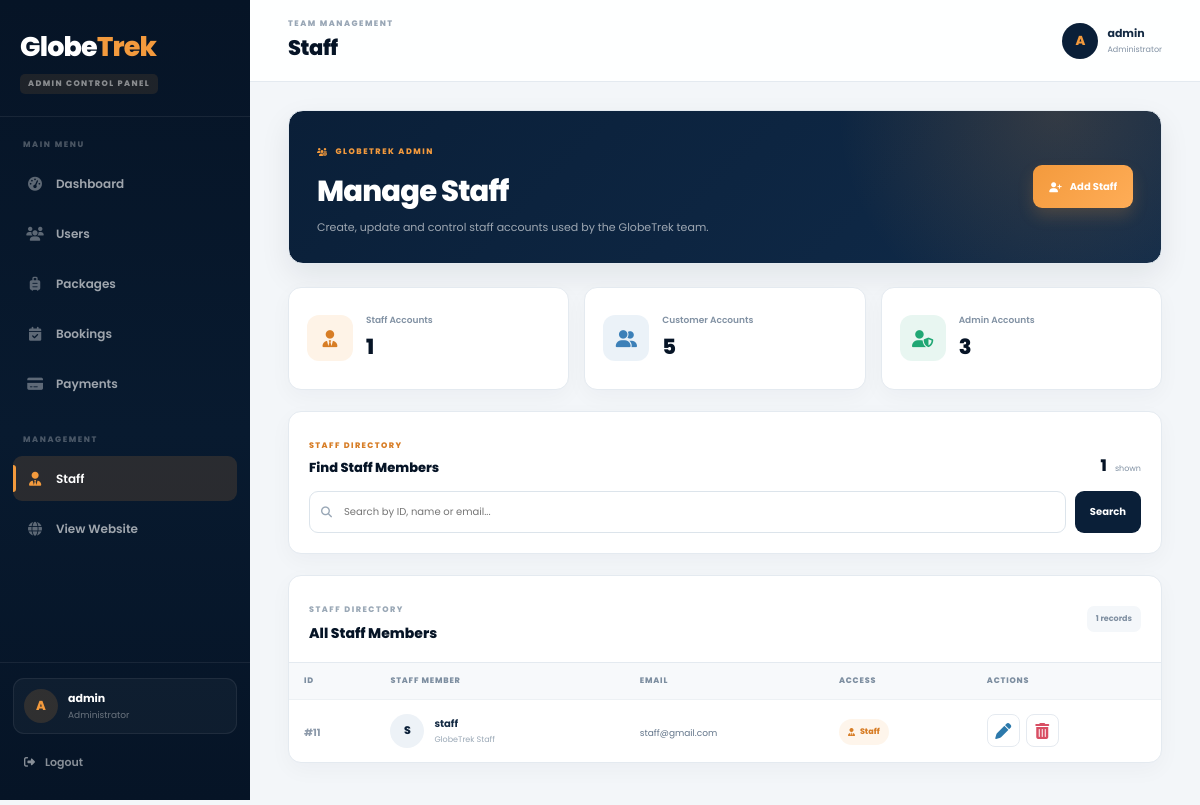
The page /admin/manage_staff.php (signed in) on the database its author committed.
### tables this page shows
CREATE TABLE `users` (
  `id` int(11) NOT NULL,
  `name` varchar(100) NOT NULL,
  `profile_image` varchar(255) DEFAULT NULL,
  `email` varchar(100) NOT NULL,
  `phone` varchar(30) DEFAULT NULL,
  `location` varchar(100) DEFAULT NULL,
  `bio` text DEFAULT NULL,
  `password` varchar(255) NOT NULL,
  `role` enum('customer','staff','admin') NOT NULL
);

### admin/manage_staff.php (the view, shortened to what this page needs)
<?php
require_once "../includes/db.php";
function cleanValue($value): string
{
    return trim((string)$value);
}
function h($value): string
{
    return htmlspecialchars((string)$value, ENT_QUOTES, "UTF-8");
}
$search = cleanValue($_GET["search"] ?? "");
if ($search !== "") {
    $like = "%" . $search . "%";
    $staffStmt = mysqli_prepare(
        $conn,
        "SELECT id, name, email, role
         FROM users
         WHERE role = 'staff'
         AND (CAST(id AS CHAR) LIKE ? OR name LIKE ? OR email LIKE ?)
         ORDER BY id DESC"
    );
    mysqli_stmt_bind_param(
        $staffStmt,
        "sss",
        $like,
        $like,
        $like
    );
    mysqli_stmt_execute($staffStmt);
    $staffResult = mysqli_stmt_get_result($staffStmt);
} else {
    $staffResult = mysqli_query(
        $conn,
        "SELECT id, name, email, role
         FROM users
         WHERE role = 'staff'
         ORDER BY id DESC"
    );
}
$staffCountResult = mysqli_query(
    $conn,
    "SELECT COUNT(*) AS total FROM users WHERE role = 'staff'"
);
$staffCount = (int)(mysqli_fetch_assoc($staffCountResult)["total"] ?? 0);
$customerCountResult = mysqli_query(
    $conn,
    "SELECT COUNT(*) AS total FROM users WHERE role = 'customer'"
);
$customerCount = (int)(mysqli_fetch_assoc($customerCountResult)["total"] ?? 0);
$adminCountResult = mysqli_query(
    $conn,
    "SELECT COUNT(*) AS total FROM users WHERE role = 'admin'"
);
$adminCount = (int)(mysqli_fetch_assoc($adminCountResult)["total"] ?? 0);
$staffList = [];
if ($staffResult) {
    while ($row = mysqli_fetch_assoc($staffResult)) {
        $staffList[] = $row;
    }
}
$adminName = $_SESSION["user_name"] ?? $_SESSION["name"] ?? "Administrator";
?>
<!DOCTYPE html>
<html lang="en">
<head>
    <link
        rel="stylesheet"
        href="https://cdnjs.cloudflare.com/ajax/libs/font-awesome/6.5.2/css/all.min.css"
    >
    <link rel="stylesheet" href="/globetrak/css/manage-staff.css?v=1000">
</head>
<body>
<div class="admin-staff-app">
    <aside class="staff-sidebar" id="staffSidebar">
        <div class="staff-brand">
            <a href="adashboard.php">
                Globe<span>Trek</span>
            </a>
            <small>ADMIN CONTROL PANEL</small>
        </div>
        <nav class="staff-admin-nav">
            <span class="sidebar-section-title">MAIN MENU</span>
            <a href="adashboard.php">
                <i class="fa-solid fa-gauge-high"></i>
                <span>Dashboard</span>
            </a>
            <a href="manage-users.php">
                <i class="fa-solid fa-users"></i>
                <span>Users</span>
            </a>
            <a href="manage-packages.php">
                <i class="fa-solid fa-suitcase-rolling"></i>
                <span>Packages</span>
            </a>
            <a href="manage-bookings.php">
                <i class="fa-solid fa-calendar-check"></i>
                <span>Bookings</span>
            </a>
            <a href="manage-payments.php">
                <i class="fa-solid fa-credit-card"></i>
                <span>Payments</span>
            </a>
            <span class="sidebar-section-title second">MANAGEMENT</span>
            <a href="manage_staff.php" class="active">
                <i class="fa-solid fa-user-tie"></i>
                <span>Staff</span>
            </a>
            <a href="../index.php" target="_blank">
                <i class="fa-solid fa-globe"></i>
                <span>View Website</span>
            </a>
        </nav>
        <div class="staff-sidebar-footer">
            <div class="staff-admin-card">
                <div class="staff-admin-avatar">
                    <?php echo strtoupper(substr($adminName, 0, 1)); ?>
                </div>
                <div>
                    <strong><?php echo h($adminName); ?></strong>
                    <span>Administrator</span>
                </div>
            </div>
            <a class="staff-logout" href="../logout.php">
                <i class="fa-solid fa-right-from-bracket"></i>
                Logout
            </a>
        </div>
    </aside>
    <main class="staff-main">
        <header class="staff-topbar">
            <div class="staff-topbar-left">
                <div>
                    <span class="topbar-kicker">TEAM MANAGEMENT</span>
                    <h1>Staff</h1>
                </div>
            </div>
            <div class="staff-topbar-right">
                <div class="topbar-user">
                    <div class="topbar-user-avatar">
                        <?php echo strtoupper(substr($adminName, 0, 1)); ?>
                    </div>
                    <div>
                        <strong><?php echo h($adminName); ?></strong>
                        <span>Administrator</span>
                    </div>
                </div>
            </div>
        </header>
        <section class="staff-content">
            <div class="staff-page-intro">
                <div>
                    <span class="eyebrow">
                        <i class="fa-solid fa-users-gear"></i>
                        GLOBETREK ADMIN
                    </span>
                    <h2>Manage Staff</h2>
                    <p>
                        Create, update and control staff accounts used by the GlobeTrek team.
                    </p>
                </div>
                <button
                    type="button"
                    class="primary-btn"
                    onclick="openAddStaffModal()"
                >
                    <i class="fa-solid fa-user-plus"></i>
                    Add Staff
                </button>
            </div>
            <div class="staff-stat-grid">
                <div class="staff-stat-card">
                    <div class="stat-icon orange">
                        <i class="fa-solid fa-user-tie"></i>
                    </div>
                    <div>
                        <span>Staff Accounts</span>
                        <strong><?php echo number_format($staffCount); ?></strong>
                    </div>
                </div>
                <div class="staff-stat-card">
                    <div class="stat-icon blue">
                        <i class="fa-solid fa-user-group"></i>
                    </div>
                    <div>
                        <span>Customer Accounts</span>
                        <strong><?php echo number_format($customerCount); ?></strong>
                    </div>
                </div>
                <div class="staff-stat-card">
                    <div class="stat-icon green">
                        <i class="fa-solid fa-user-shield"></i>
                    </div>
                    <div>
                        <span>Admin Accounts</span>
                        <strong><?php echo number_format($adminCount); ?></strong>
                    </div>
                </div>
            </div>
            <section class="staff-filter-card">
                <div class="filter-heading">
                    <div>
                        <span>STAFF DIRECTORY</span>
                        <h3>Find Staff Members</h3>
                    </div>
                    <div class="directory-count">
                        <strong><?php echo count($staffList); ?></strong>
                        <span>shown</span>
                    </div>
                </div>
                <form method="GET" class="staff-search-form">
                    <div class="search-box">
                        <i class="fa-solid fa-magnifying-glass"></i>
                        <input
                            type="text"
                            name="search"
                            value="<?php echo h($search); ?>"
                            placeholder="Search by ID, name or email..."
                        >
                    </div>
                    <button class="search-btn" type="submit">
                        Search
                    </button>
                </form>
            </section>
            <section class="staff-table-panel">
                <div class="panel-header">
                    <div>
                        <span class="panel-kicker">STAFF DIRECTORY</span>
                        <h3>All Staff Members</h3>
                    </div>
                    <span class="panel-records">
                        <?php echo number_format(count($staffList)); ?> records
                    </span>
                </div>
                <div class="staff-table-wrap">
                    <table class="staff-table">
                        <thead>
                            <tr>
                                <th>ID</th>
                                <th>STAFF MEMBER</th>
                                <th>EMAIL</th>
                                <th>ACCESS</th>
                                <th>ACTIONS</th>
                            </tr>
                        </thead>
                        <tbody>
                        <?php if (count($staffList) > 0): ?>
                            <?php foreach ($staffList as $staff): ?>
                                <tr>
                                    <td>
                                        <span class="staff-id">
                                            #<?php echo (int)$staff["id"]; ?>
                                        </span>
                                    </td>
                                    <td>
                                        <div class="staff-person">
                                            <div class="staff-person-avatar">
                                                <?php echo strtoupper(substr($staff["name"], 0, 1)); ?>
                                            </div>
                                            <div>
                                                <strong><?php echo h($staff["name"]); ?></strong>
                                                <span>GlobeTrek Staff</span>
                                            </div>
                                        </div>
                                    </td>
                                    <td>
                                        <span class="staff-email">
                                            <?php echo h($staff["email"]); ?>
                                        </span>
                                    </td>
                                    <td>
                                        <span class="role-badge">
                                            <i class="fa-solid fa-user-tie"></i>
                                            Staff
                                        </span>
                                    </td>
                                    <td>
                                        <div class="row-actions">
                                            <button
                                                type="button"
                                                class="icon-btn edit"
                                                title="Edit staff"
                                                onclick='openEditStaffModal(
                                                    <?php echo (int)$staff["id"]; ?>,
                                                    <?php echo json_encode($staff["name"], JSON_HEX_TAG | JSON_HEX_APOS | JSON_HEX_QUOT | JSON_HEX_AMP); ?>,
                                                    <?php echo json_encode($staff["email"], JSON_HEX_TAG | JSON_HEX_APOS | JSON_HEX_QUOT | JSON_HEX_AMP); ?>
                                                )'
                                            >
                                                <i class="fa-solid fa-pen"></i>
                                            </button>
                                            <button
                                                type="button"
                                                class="icon-btn delete"
                                                title="Delete staff"
                                                onclick='openDeleteStaffModal(
                                                    <?php echo (int)$staff["id"]; ?>,
                                                    <?php echo json_encode($staff["name"], JSON_HEX_TAG | JSON_HEX_APOS | JSON_HEX_QUOT | JSON_HEX_AMP); ?>
                                                )'
                                            >
                                                <i class="fa-solid fa-trash-can"></i>
                                            </button>
                                        </div>
                                    </td>
                                </tr>
                            <?php endforeach; ?>
                        <?php endif; ?>
                        </tbody>
                    </table>
                </div>
            </section>
        </section>
    </main>
</div>
</body>
</html>

### rows shown on the page
users: id "11", name "S", name "staff", email "staff@gmail.com"

### other values the page prints
substr($adminName, 0, 1) "A"
$adminName "admin"
$staffCount "1"
$customerCount "5"
$adminCount "3"
count($staffList) "1"
